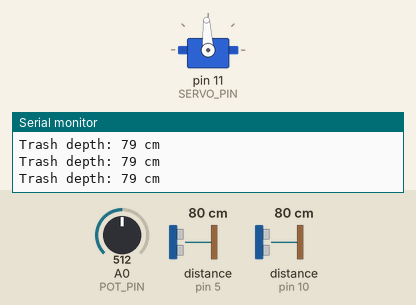
This sketch was run on a simulated Arduino Uno, built with avr-gcc and run on an emulated ATmega328P. Parts: servo, the last lines printed to the serial monitor. Wiring (inferred from the names in the program): 2 × ultrasonic range finder: trigger pin 6, echo pin 5 / trigger pin 9, echo pin 10. Inputs (shaded band) come from the test bench; at power-on: distance to the obstacle (sensors on pin 10, pin 5) 80 cm, A0 (POT_PIN) = 512. The echo pulse lasts 58.3 µs per cm.

Above: at 1.2 s.
1.3 s: distance to the obstacle (sensor on pin 10) set to 30 cm
4.3 s: distance to the obstacle (sensor on pin 10) set to 24 cm
At 4.9 s:
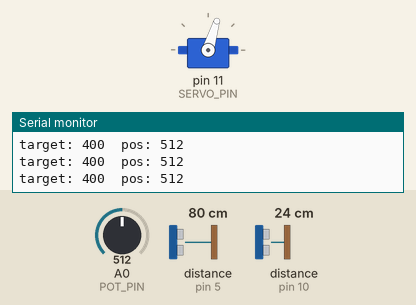
Timing chart, 0 to 14.9 s (numbered marks = the images above; inputs shaded):
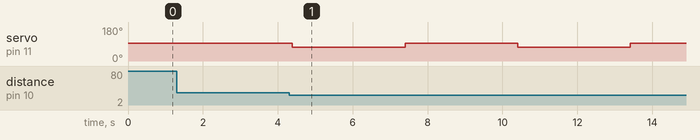

Measured:
- the behaviour switches between 27 and 26 cm on distance to the obstacle (sensor on pin 10) (found by bisection; images 0 and 1)
- after the input at 4.3 s, servo on pin 11 (SERVO_PIN): alternates 93° for 3.0 s and 73° for 3.0 s, starting after 0.08 s

The sketch:

servo_fullness.ino
```cpp
#include <Servo.h>

// --- Original Lid Sensor Pins ---
#define TRIGGER_PIN    9
#define ECHO_PIN       10

// --- New Fullness Sensor Pins ---
#define FULL_TRIG_PIN  6  // Updated to Pin 6
#define FULL_ECHO_PIN  5  // Updated to Pin 5

#define SERVO_PIN      11
#define POT_PIN        A0
#define MAX_DISTANCE   25

#define STOP_US        1500   // calibrate until the servo is still
#define SPEED_US       200    // how far from stop to drive (lower = slower)
#define DEADBAND       15     // tolerance in pot units

#define CLOSED_POS     200    // pot reading when lid is closed (measure this)
#define OPEN_POS       400    // pot reading when lid is open (measure this)
#define HOLD_TIME      3000

Servo servo;
bool objectPresent = false;

void setup() {
  Serial.begin(9600);

  // Lid Sensor Setup
  pinMode(TRIGGER_PIN, OUTPUT);
  pinMode(ECHO_PIN, INPUT);

  // Fullness Sensor Setup
  pinMode(FULL_TRIG_PIN, OUTPUT);
  pinMode(FULL_ECHO_PIN, INPUT);

  servo.attach(SERVO_PIN);
  servo.writeMicroseconds(STOP_US);
}

long getDistance() {
  digitalWrite(TRIGGER_PIN, LOW);
  delayMicroseconds(2);
  digitalWrite(TRIGGER_PIN, HIGH);
  delayMicroseconds(10);
  digitalWrite(TRIGGER_PIN, LOW);
  long duration = pulseIn(ECHO_PIN, HIGH, 30000);
  if (duration == 0) return 999;
  return (duration / 2) / 29.1;
}

long getFullnessDistance() {
  digitalWrite(FULL_TRIG_PIN, LOW);
  delayMicroseconds(2);
  digitalWrite(FULL_TRIG_PIN, HIGH);
  delayMicroseconds(10);
  digitalWrite(FULL_TRIG_PIN, LOW);
  long duration = pulseIn(FULL_ECHO_PIN, HIGH, 30000);
  if (duration == 0) return 999;
  return (duration / 2) / 29.1;
}

void moveTo(int target) {
  unsigned long start = millis();
  while (millis() - start < 3000) {
    int pos = analogRead(POT_PIN);
    int error = target - pos;
    Serial.print("target: "); Serial.print(target);
    Serial.print("  pos: "); Serial.println(pos);
    if (abs(error) <= DEADBAND) {
      Serial.println("reached target");
      break;
    }
    servo.writeMicroseconds(error > 0 ? STOP_US + SPEED_US : STOP_US - SPEED_US);
    delay(10);
  }
  servo.writeMicroseconds(STOP_US);
  Serial.println("stopped");
}

void loop() {
  // Read the lid sensor
  long distance = getDistance();

  // CRITICAL FIX: Add a small delay to prevent soundwave cross-talk
  delay(30);

  // Read the fullness sensor
  long fullness = getFullnessDistance();

  Serial.print("Trash depth: ");
  Serial.print(fullness);
  Serial.println(" cm");

  // Original lid logic (untouched)
  if (distance > 0 && distance <= MAX_DISTANCE) {
    if (!objectPresent) {
      objectPresent = true;
      Serial.println("LID_STATUS: OPEN");
      moveTo(OPEN_POS);
      delay(HOLD_TIME);
      moveTo(CLOSED_POS);
      Serial.println("LID_STATUS: CLOSED");
    }
  } else {
    objectPresent = false;
  }

  delay(50);
}
```
